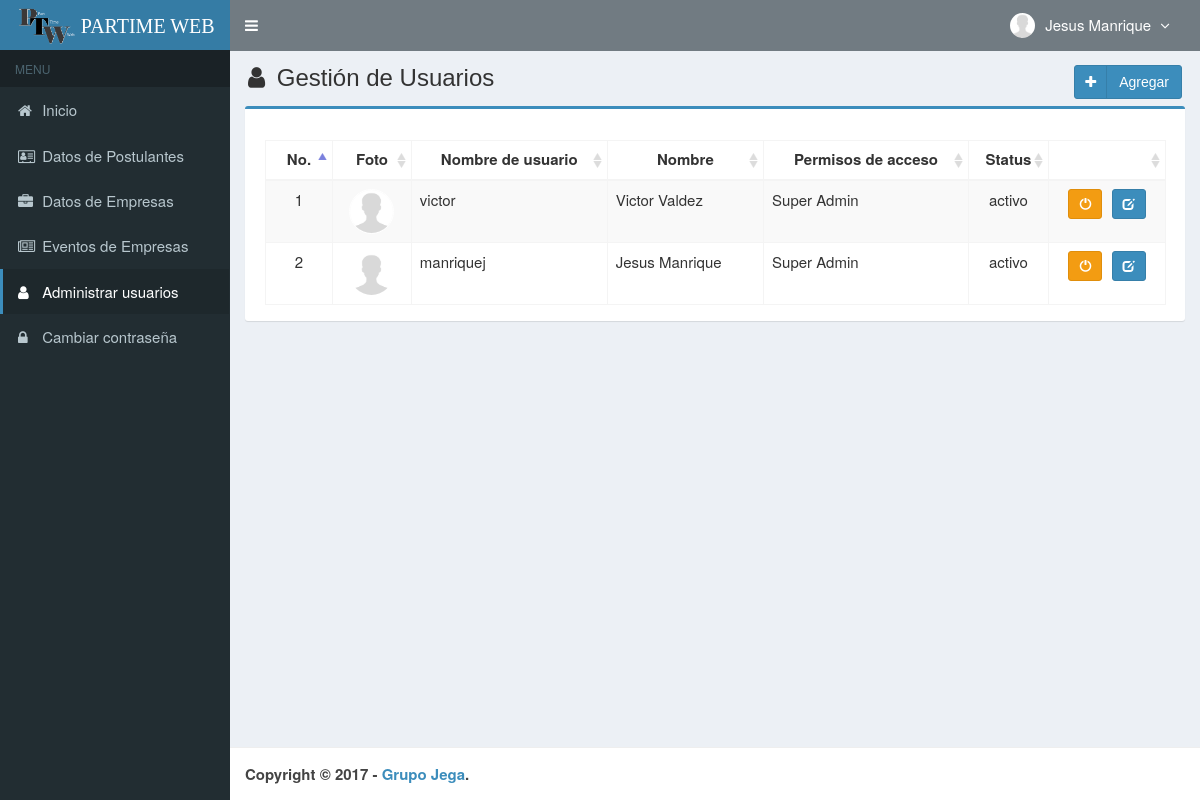
The app's page /main.php?module=user (signed in) with its own data.
### tables this page shows
CREATE TABLE `usuarios` (
  `id_user` int(3) NOT NULL AUTO_INCREMENT,
  `username` varchar(50) NOT NULL,
  `name_user` varchar(50) NOT NULL,
  `password` varchar(50) NOT NULL,
  `email` varchar(50) DEFAULT NULL,
  `telefono` varchar(13) DEFAULT NULL,
  `foto` varchar(100) DEFAULT NULL,
  `permisos_acceso` enum('Super Admin','Gerente','Almacen') NOT NULL,
  `status` enum('activo','bloqueado') NOT NULL DEFAULT 'activo',
  `created_at` timestamp NOT NULL DEFAULT CURRENT_TIMESTAMP,
  `updated_at` timestamp NOT NULL DEFAULT CURRENT_TIMESTAMP ON UPDATE CURRENT_TIMESTAMP,
  PRIMARY KEY (`id_user`),
  KEY `level` (`permisos_acceso`) USING BTREE
);

### modules/user/view.php (the view, shortened to what this page needs)
<section class="content-header">
  <h1>
    <i class="fa fa-user icon-title"></i> Gestión de Usuarios
    <a class="btn btn-primary btn-social pull-right" href="?module=form_user&form=add" title="Agregar" data-toggle="tooltip">
      <i class="fa fa-plus"></i> Agregar
    </a>
  </h1>
</section>
<section class="content">
  <div class="row">
    <div class="col-md-12">
      <div class="box box-primary">
        <div class="box-body">
          <table id="dataTables1" class="table table-bordered table-striped table-hover">
            <thead>
              <tr>
                <th class="center">No.</th>
                <th class="center">Foto</th>
                <th class="center">Nombre de usuario</th>
                <th class="center">Nombre</th>
                <th class="center">Permisos de acceso</th>
                <th class="center">Status</th>
                <th class="center"></th>
              </tr>
            </thead>
                        <tbody>
            <?php
            $no = 1;
            $query = mysqli_query($mysqli, "SELECT * FROM usuarios ORDER BY id_user DESC")
                                            or die('error: '.mysqli_error($mysqli));
            while ($data = mysqli_fetch_assoc($query)) {
              echo "<tr>
                      <td width='50' class='center'>$no</td>";
                      if ($data['foto']=="") { ?>
                        <td class='center'><img class='img-user' src='images/user/user-default.png' width='45'></td>
                      <?php
                      } else { ?>
                        <td class='center'><img class='img-user' src='images/user/<?php echo $data['foto']; ?>' width='45'></td>
                      <?php
                      }
              echo "  <td>$data[username]</td>
                      <td>$data[name_user]</td>
                      <td>$data[permisos_acceso]</td>
                      <td class='center'>$data[status]</td>
                      <td class='center' width='100'>
                          <div>";
                          if ($data['status']=='activo') { ?>
                            <a data-toggle="tooltip" data-placement="top" title="Bloqueado" style="margin-right:5px" class="btn btn-warning btn-sm" href="modules/user/proses.php?act=off&id=<?php echo $data['id_user'];?>">
                                <i style="color:#fff" class="glyphicon glyphicon-off"></i>
                            </a>
            <?php
                          }
                          else { ?>
                            <a data-toggle="tooltip" data-placement="top" title="activo" style="margin-right:5px" class="btn btn-success btn-sm" href="modules/user/proses.php?act=on&id=<?php echo $data['id_user'];?>">
                                <i style="color:#fff" class="glyphicon glyphicon-ok"></i>
                            </a>
            <?php
                          }
              echo "      <a data-toggle='tooltip' data-placement='top' title='Modificar' class='btn btn-primary btn-sm' href='?module=form_user&form=edit&id=$data[id_user]'>
                                <i style='color:#fff' class='glyphicon glyphicon-edit'></i>
                            </a>
                          </div>
                      </td>
                    </tr>";
              $no++;
            }
            ?>
            </tbody>
          </table>
        </div>
      </div>
    </div>
  </div>
</section><!-- /.content

### top-menu.php (shortened to what this page needs)
<?php
require_once "config/database.php";
if ($_SESSION['permisos_acceso'] != "Postulante")
{
$query = mysqli_query($mysqli, "SELECT id_user, name_user, foto, permisos_acceso FROM usuarios WHERE id_user='$_SESSION[id_user]'")
                                or die('error: '.mysqli_error($mysqli));
}
else
{
  $query = mysqli_query($mysqli, "SELECT *, CONCAT (PrimerNombre,' ', ApellidoPaterno) as name_user FROM postulantes WHERE RutPostulante='$_SESSION[id_user]'")
                                or die('error: '.mysqli_error($mysqli));
}
$data = mysqli_fetch_assoc($query);
?>
<li class="dropdown user user-menu">
  <a href="#" class="dropdown-toggle" data-toggle="dropdown">
  <?php
  if ($data['foto']=="") { ?>
    <img src="images/user/user-default.png" class="user-image" alt="User Image"/>
  <?php
  }
  else { ?>
    <img src="images/user/<?php echo $data['foto']; ?>" class="user-image" alt="User Image"/>
  <?php
  }
  ?>
    <span class="hidden-xs"><?php echo $data['name_user']; ?> <i style="margin-left:5px" class="fa fa-angle-down"></i></span>
  </a>
</li>

### assets/css/style.css (style rules this page uses)
.btn-social *:first-child { border-right: 1px solid rgba(0, 0, 0, 0.1); bottom: 0; font-size: 1em !important; left: 0; line-height: 32px !important; position: absolute; text-align: center; top: 0; width: 32px !important; }
.content-header { padding: 15px 18px 0; position: relative; }
.center { text-align:center; }
.img-user { border: 1px solid #fff; border-radius: 100%; }
.icon-title { margin-right: 5px; }
body { background-color: #fff; color: #333; font-size: 15px; line-height: 1.42857; }

### records on screen
usuarios: name_user "Jesus Manrique", username "manriquej", permisos_acceso "Super Admin", status "activo"
usuarios: username "victor", name_user "Victor Valdez", permisos_acceso "Super Admin", status "activo"
